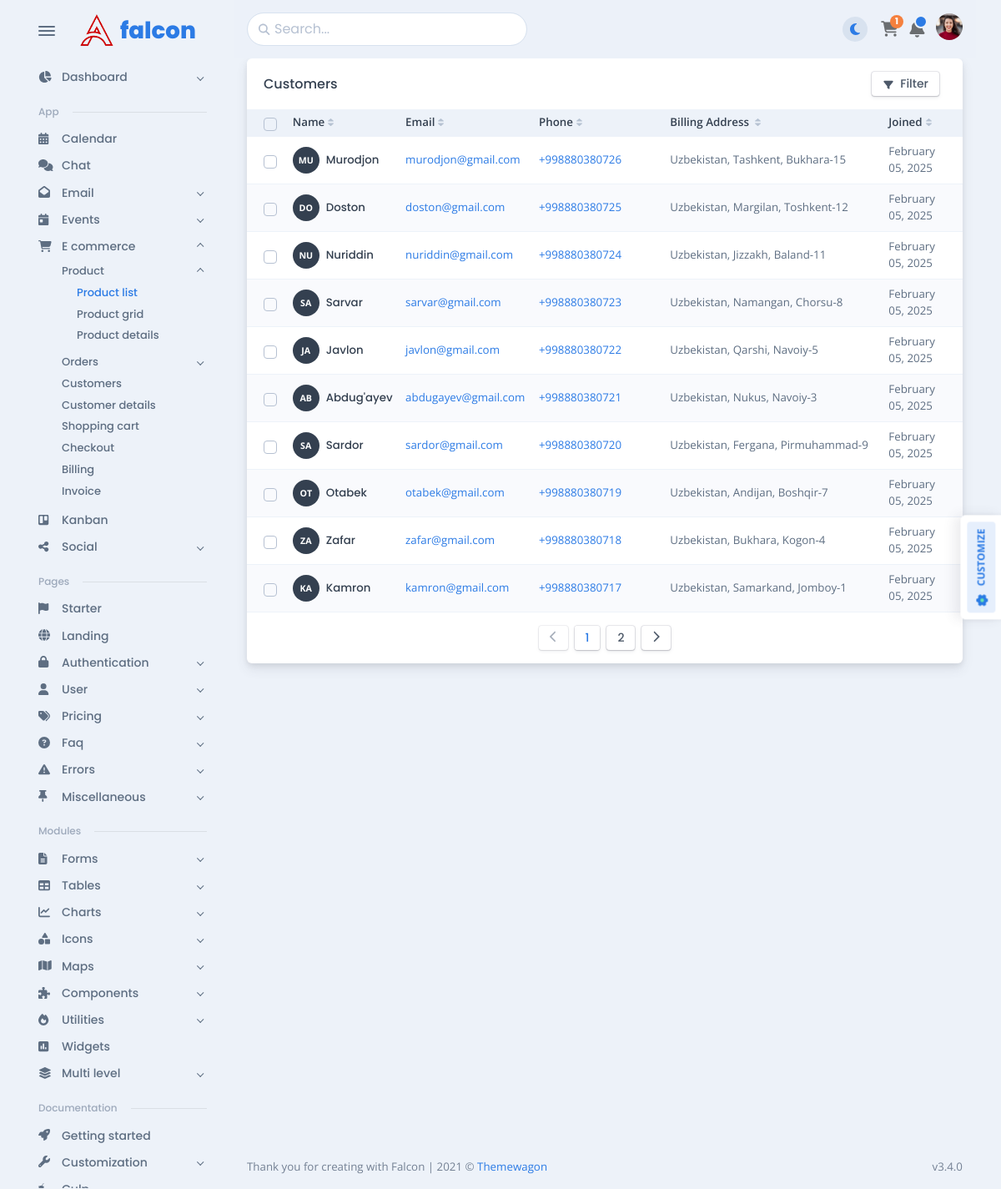
Before: /customers/ with the older database file.
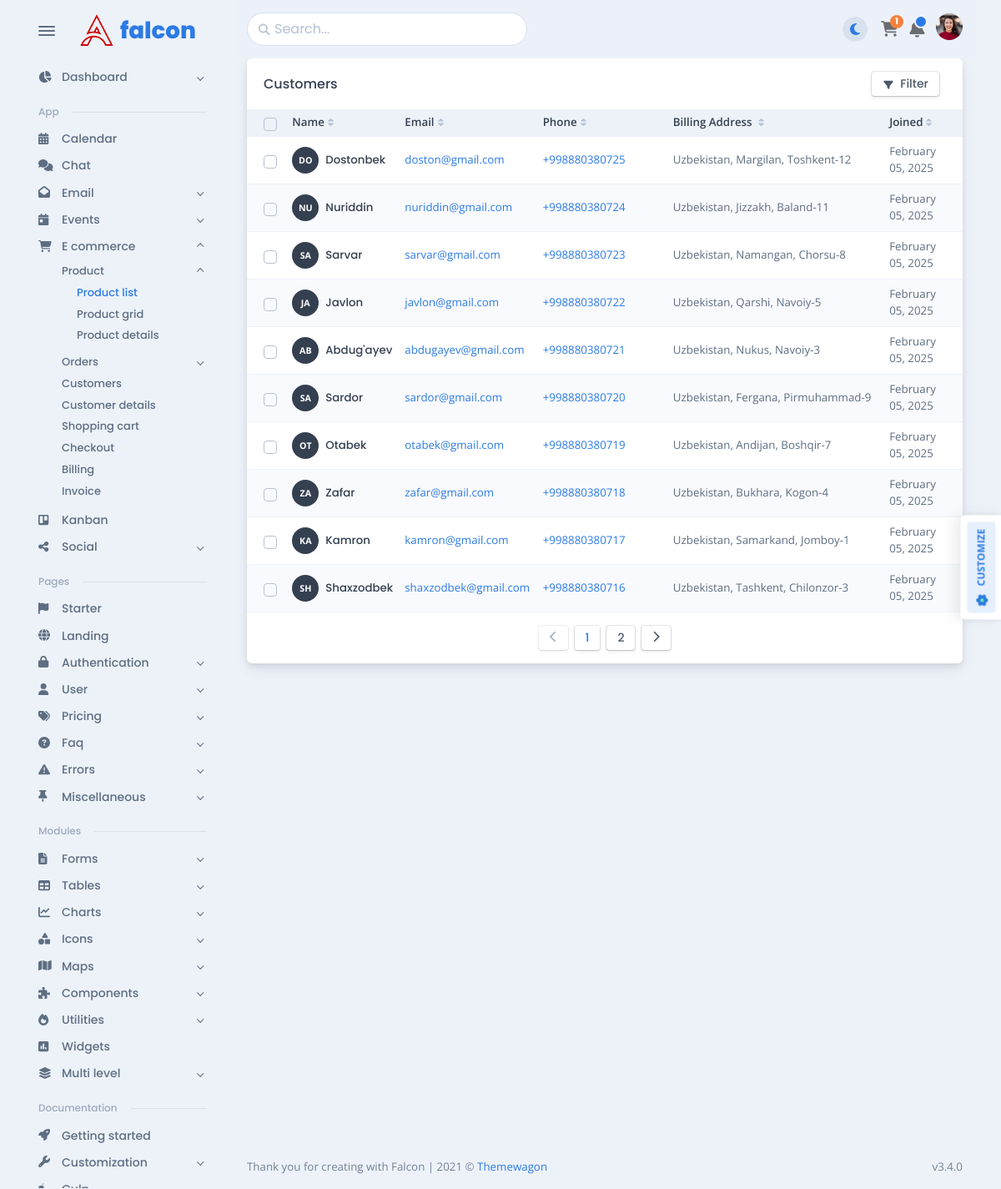
After: the same page with the newer database file.
### commerce/models.py (models this page shows, shortened)
class BaseModel(models.Model):
    created_at = models.DateTimeField(auto_now_add=True)
    updated_at = models.DateTimeField(auto_now=True)
    class Meta:
        abstract = True

class Customer(BaseModel):
    full_name = models.CharField(max_length=255)
    email = models.EmailField()
    description = models.TextField(blank=True, null=True, default="No Description")
    vat_number = models.CharField(max_length=50, blank=True, null=True, default="No VAT number")
    send_email_to = models.EmailField()
    address = models.TextField()
    phone_number = PhoneNumberField(region="UZ")
    invoice_prefix = models.CharField(max_length=5, default=generate_invoice_prefix, unique=True)
    invoice_number = models.IntegerField()

### commerce/views.py (the view)
# urls.py: path('customers/', views.customer_list, name='customer_list'),
def customer_list(request):
    search_query = request.GET.get('q', '')
    filter_type = request.GET.get('filter', '')
    if filter_type == 'filter':
        customers = Customer.objects.all().order_by('full_name')
    else:
        customers = Customer.objects.all().order_by('-created_at')
    for customer in customers:
        customer.created_date = customer.created_at.strftime("%B %d, %Y")
    if search_query:
        customers = Customer.objects.filter(full_name__icontains=search_query)
    context = {
        'customers': customers,
    }
    return render(request, template_name='commerce/customers/customers.html', context=context)

### commerce/templates/commerce/Customers/customers.html (shortened to what this page needs)
{% extends 'commerce/base/base.html' %}
{% load static %}
{% block customer_list_content %}
    <div class="card mb-3" id="customersTable"
         data-list='{"valueNames":["name","email","phone","address","joined"],"page":10,"pagination":true}'>
        <div class="card-header">
            <div class="row flex-between-center">
                <div class="col-4 col-sm-auto d-flex align-items-center pe-0">
                    <h5 class="fs-0 mb-0 text-nowrap py-2 py-xl-0">Customers</h5>
                </div>
                <div class="col-8 col-sm-auto text-end ps-2">
                    <div id="table-customers-replace-element">
                        <button class="btn btn-falcon-default btn-sm mx-2" type="button"
                                onclick="location.href='?filter=filter'">
                            <span class="fas fa-filter" data-fa-transform="shrink-3 down-2"></span>
                            <span class="d-none d-sm-inline-block ms-1">Filter</span>
                        </button>
                    </div>
                </div>
            </div>
        </div>
        <div class="card-body p-0">
            <div class="table-responsive">
                <table class="table table-sm table-striped fs--1 mb-0 overflow-hidden">
                    <thead class="bg-200 text-900">
                    <tr>
                        <th>
                            <div class="form-check fs-0 mb-0 d-flex align-items-center">
                                <input class="form-check-input" id="checkbox-bulk-customers-select" type="checkbox"
                                       data-bulk-select='{"body":"table-customers-body","actions":"table-customers-actions","replacedElement":"table-customers-replace-element"}'/>
                            </div>
                        </th>
                        <th class="sort pe-1 align-middle white-space-nowrap" data-sort="name">Name</th>
                        <th class="sort pe-1 align-middle white-space-nowrap" data-sort="email">Email</th>
                        <th class="sort pe-1 align-middle white-space-nowrap" data-sort="phone">Phone</th>
                        <th class="sort pe-1 align-middle white-space-nowrap ps-5" data-sort="address"
                            style="min-width: 200px;">Billing Address
                        </th>
                        <th class="sort pe-1 align-middle white-space-nowrap" data-sort="joined">Joined</th>
                        <th class="align-middle no-sort"></th>
                    </tr>
                    </thead>
                    <tbody class="list" id="table-customers-body">
                    {% for customer in customers %}
                        <tr class="btn-reveal-trigger">
                            <td class="align-middle py-2" style="width: 28px;">
                                <div class="form-check fs-0 mb-0 d-flex align-items-center">
                                    <input class="form-check-input" type="checkbox" id="customer-0"
                                           data-bulk-select-row="data-bulk-select-row"/>
                                </div>
                            </td>
                            <td class="name align-middle white-space-nowrap py-2"><a
                                    href="{% url 'customer_details' customer.id %}">
                                <div class="d-flex d-flex align-items-center">
                                    <div class="avatar avatar-xl me-2">
                                        <div class="avatar-name rounded-circle"><span
                                                id="avatar-initials">{{ customer.full_name|slice:":2"|upper }}</span>
                                        </div>
                                    </div>
                                    <div class="flex-1">
                                        <h5 class="mb-0 fs--1">{{ customer.full_name }}</h5>
                                    </div>
                                </div>
                            </a></td>
                            <td class="email align-middle py-2"><a
                                    href="mailto:ricky@example.com">{{ customer.email }}</a>
                            </td>
                            <td class="phone align-middle white-space-nowrap py-2"><a
                                    href="tel:{{ customer.phone_number }}">{{ customer.phone_number }}</a></td>
                            <td class="address align-middle white-space-nowrap ps-5 py-2">{{ customer.address }}</td>
                            <td class="joined align-middle py-2">{{ customer.created_date }}</td>
                            <td class="align-middle white-space-nowrap py-2 text-end">
                            </td>
                        </tr>
                    {% endfor %}
                    </tbody>
                </table>
            </div>
        </div>
        <div class="card-footer d-flex align-items-center justify-content-center">
            <button class="btn btn-sm btn-falcon-default me-1" type="button" title="Previous"
                    data-list-pagination="prev"><span class="fas fa-chevron-left"></span></button>
            <ul class="pagination mb-0"></ul>
            <button class="btn btn-sm btn-falcon-default ms-1" type="button" title="Next" data-list-pagination="next">
                <span class="fas fa-chevron-right"></span></button>
        </div>
    </div>
{% endblock %}

Changed rows visible on the page:
removed Customer: full_name "MU", full_name "Murodjon", email "murodjon@gmail.com", phone_number "+998880380726", address "Uzbekistan, Tashkent, Bukhara-15", created_date "February 05, 2025"
changed Customer "doston@gmail.com": full_name "Doston" → "Dostonbek"
now on this page (row unchanged): Customer: full_name "SH", full_name "Shaxzodbek", email "shaxzodbek@gmail.com", phone_number "+998880380716", address "Uzbekistan, Tashkent, Chilonzor-3", created_date "February 05, 2025"
